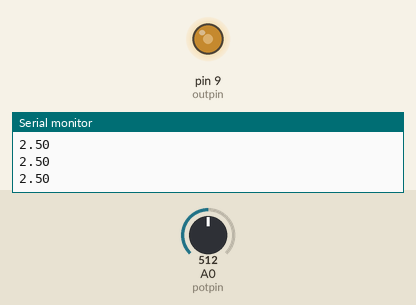
This sketch was run on a simulated Arduino Uno, built with avr-gcc and run on an emulated ATmega328P. Shown: output pins drawn as LEDs (lit = HIGH), the last lines printed to the serial monitor. The test bench sets the inputs (shaded band); at power-on: A0 (potpin) = 512.

Above: at 1.2 s.
1.3 s: A0 (potpin) set to 716
At 2.4 s:
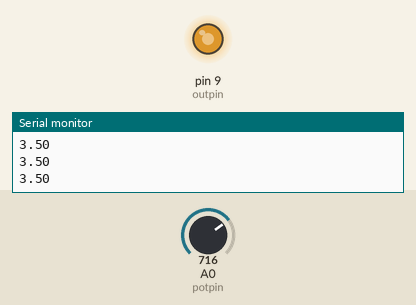
2.8 s: A0 (potpin) set to 900
At 3.4 s:
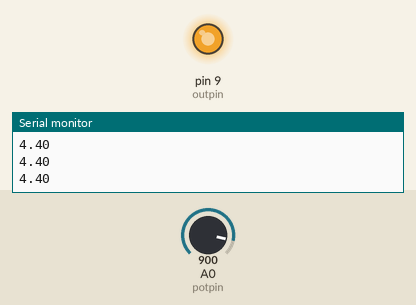
4.3 s: A0 (potpin) set to 122
At 5.5 s:
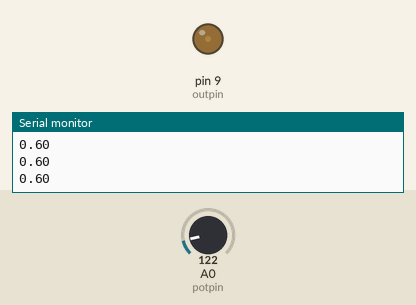
5.8 s: A0 (potpin) set to 0
At 7.0 s:
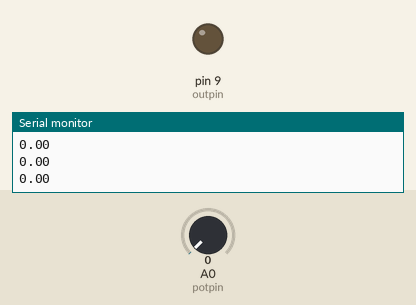
7.3 s: A0 (potpin) set to 511
At 8.0 s:
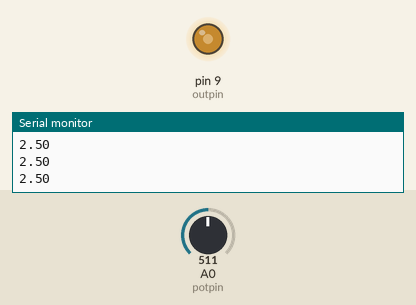
Timing chart, 0 to 9.8 s (numbered marks = the images above; inputs shaded):
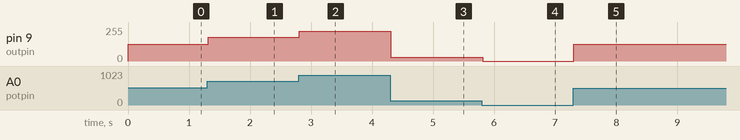

Measured:
- after the input at 1.3 s, pin 9 (outpin): 127/255 → 178/255 at once
- after the input at 2.8 s, pin 9 (outpin): 178/255 → 224/255 at once
- after the input at 4.3 s, pin 9 (outpin): 224/255 → 30/255 at once
- after the input at 5.8 s, pin 9 (outpin): 30/255 → 0/255 at once
- after the input at 7.3 s, pin 9 (outpin): 0/255 → 127/255 at once

The sketch:

_03_lesson_10_11_PotenTiometer.ino
```cpp
int potpin=A0 , outpin=9 ;
float value ;
void setup() {
  // put your setup code here, to run once:
pinMode(potpin,INPUT);
Serial.begin(9600);
digitalWrite(outpin,OUTPUT);

}

void loop() {
  // put your main code here, to run repeatedly:

value= analogRead(potpin);
Serial.println(value*5/1023);
analogWrite(outpin, value*255/1023 );

}
```
